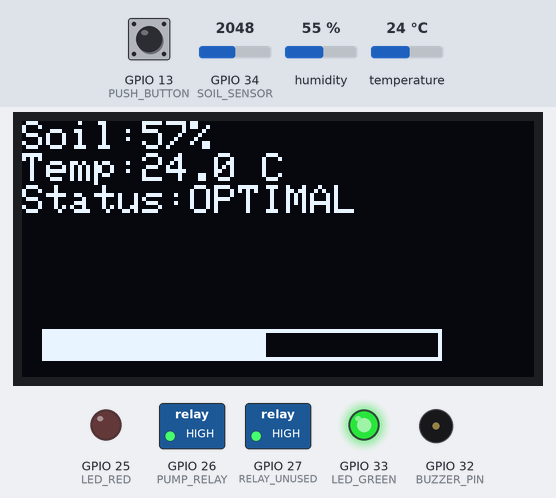
Bench run of a sketch on a simulated ESP32. Parts: 128×64 one-colour display, switched loads named in the sketch (green lamp = pin HIGH), output pins drawn as LEDs (lit = HIGH), buzzer (waves = sounding, pin HIGH). The test bench sets the inputs (shaded band); at power-on: GPIO 34 (SOIL_SENSOR) = 2048, GPIO 13 (PUSH_BUTTON) HIGH, temperature 24 °C, humidity 55 %. What the sketch prints to the serial monitor is not drawn.

Above: at 5.6 s.
5.7 s: GPIO 34 (SOIL_SENSOR) set to 2529
At 11.2 s:
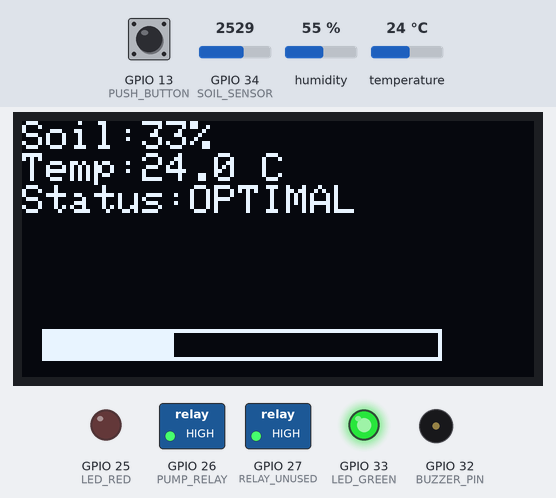
11.5 s: GPIO 34 (SOIL_SENSOR) set to 2635
At 16.2 s:
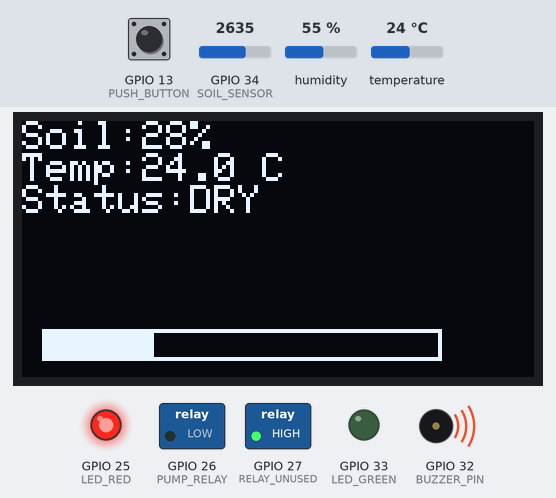
16.5 s: GPIO 34 (SOIL_SENSOR) set to 1228
At 21.2 s:
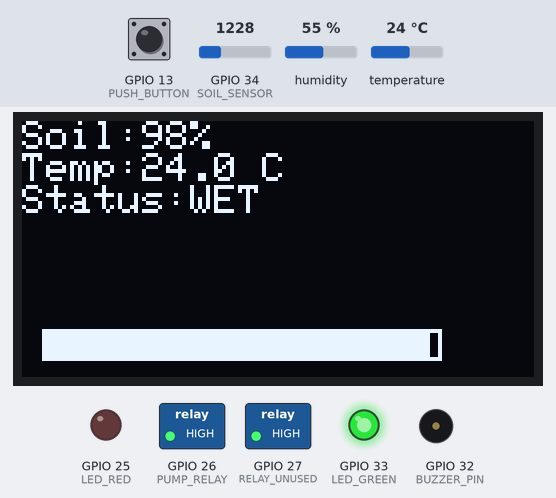
21.5 s: GPIO 13 (PUSH_BUTTON) pulled LOW for 0.15 s
At 22.4 s:
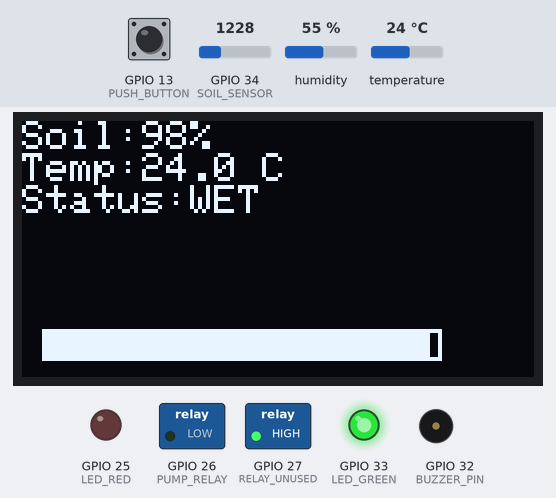
28.0 s: temperature set to 12 °C
At 31.2 s:
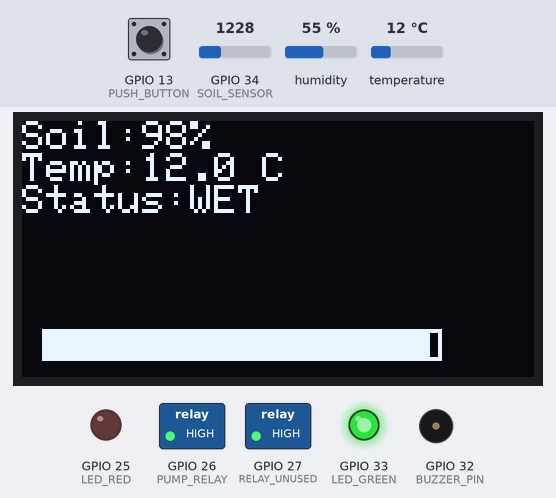
31.5 s: temperature set to 19 °C
Timing chart, 0 to 34.5 s (numbered marks = the images above; inputs shaded):
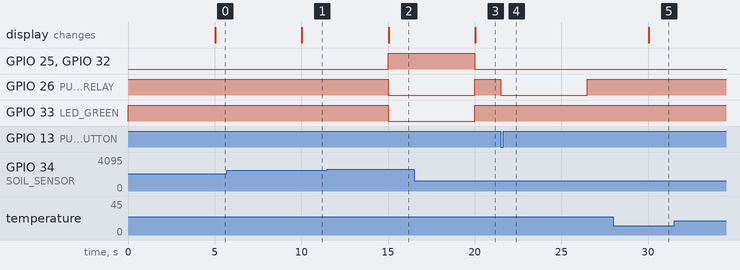

The sketch:

smart_plant_watering_monitor.ino
```cpp
/*************************************************
 Smart Plant Watering Monitor
 Rephrased Version
 IIT Jammu Summer School 2026
*************************************************/

#include <Wire.h>
#include <DHTesp.h>
#include <Adafruit_GFX.h>
#include <Adafruit_SSD1306.h>

// ---------------- OLED ----------------
#define OLED_WIDTH   128
#define OLED_HEIGHT   64

Adafruit_SSD1306 oled(OLED_WIDTH, OLED_HEIGHT, &Wire, -1);

// ---------------- DHT -----------------
DHTesp climate;

// ---------------- Pin Definitions ----------------
const int SOIL_SENSOR = 34;
const int DHT_SENSOR  = 4;

const int PUMP_RELAY  = 26;
const int RELAY_UNUSED = 27;

const int PUSH_BUTTON = 13;

const int LED_RED   = 25;
const int LED_GREEN = 33;

const int BUZZER_PIN = 32;

// ---------------- Calibration ----------------
const int DRY_SOIL = 3200;
const int WET_SOIL = 1200;

// ---------------- Variables ----------------
int moisture = 0;

float temp = 0;
float hum  = 0;

bool pumpState = false;
bool manualPump = false;

unsigned long previousMillis = 0;
unsigned long manualTimer = 0;

const unsigned long updateTime = 5000;

String plantCondition = "OPTIMAL";

// -------------------------------------------------

void setup()
{
  Serial.begin(115200);

  pinMode(PUMP_RELAY, OUTPUT);
  pinMode(RELAY_UNUSED, OUTPUT);

  pinMode(LED_RED, OUTPUT);
  pinMode(LED_GREEN, OUTPUT);

  pinMode(BUZZER_PIN, OUTPUT);

  pinMode(PUSH_BUTTON, INPUT_PULLUP);

  digitalWrite(PUMP_RELAY, HIGH);
  digitalWrite(RELAY_UNUSED, HIGH);

  digitalWrite(LED_RED, LOW);
  digitalWrite(LED_GREEN, HIGH);

  climate.setup(DHT_SENSOR, DHTesp::DHT11);

  Wire.begin(21,22);

  if(!oled.begin(SSD1306_SWITCHCAPVCC,0x3C))
  {
    Serial.println("OLED Initialization Failed");
    while(true);
  }

  oled.clearDisplay();
  oled.setTextColor(SSD1306_WHITE);
  oled.setTextSize(1);

  oled.setCursor(18,20);
  oled.println("Plant Monitor");
  oled.display();

  delay(2000);
}

// -------------------------------------------------

void loop()
{
  if(millis()-previousMillis >= updateTime)
  {
    previousMillis = millis();

    readValues();

    autoPumpControl();

    showOLED();

    serialOutput();
  }

  detectButton();

  manualPumpControl();
}

// -------------------------------------------------

void readValues()
{
  int sensorValue = analogRead(SOIL_SENSOR);

  moisture = map(sensorValue, DRY_SOIL, WET_SOIL, 0, 100);
  moisture = constrain(moisture,0,100);

  TempAndHumidity reading = climate.getTempAndHumidity();

  temp = reading.temperature;
  hum  = reading.humidity;
}

// -------------------------------------------------

void autoPumpControl()
{
  if(manualPump)
    return;

  if(moisture < 30 && !pumpState)
    pumpState = true;

  if(moisture > 40 && pumpState)
    pumpState = false;

  digitalWrite(PUMP_RELAY, pumpState ? LOW : HIGH);

  updateIndicators();
}

// -------------------------------------------------

void updateIndicators()
{
  if(moisture < 30)
  {
    plantCondition = "DRY";

    digitalWrite(LED_RED,HIGH);
    digitalWrite(LED_GREEN,LOW);
    digitalWrite(BUZZER_PIN,HIGH);
  }
  else if(moisture <= 70)
  {
    plantCondition = "OPTIMAL";

    digitalWrite(LED_RED,LOW);
    digitalWrite(LED_GREEN,HIGH);
    digitalWrite(BUZZER_PIN,LOW);
  }
  else
  {
    plantCondition = "WET";

    digitalWrite(LED_RED,LOW);
    digitalWrite(LED_GREEN,HIGH);
    digitalWrite(BUZZER_PIN,LOW);
  }
}

// -------------------------------------------------

void detectButton()
{
  static bool oldButton = HIGH;

  bool newButton = digitalRead(PUSH_BUTTON);

  if(oldButton == HIGH && newButton == LOW)
  {
    manualPump = true;

    manualTimer = millis();

    digitalWrite(PUMP_RELAY,LOW);

    Serial.println("Manual Watering Started");

    delay(200);
  }

  oldButton = newButton;
}

// -------------------------------------------------

void manualPumpControl()
{
  if(!manualPump)
    return;

  if(millis()-manualTimer >= 5000)
  {
    manualPump = false;

    digitalWrite(PUMP_RELAY,HIGH);

    Serial.println("Manual Watering Finished");
  }
}

// -------------------------------------------------

void showOLED()
{
  oled.clearDisplay();

  oled.setCursor(0,0);
  oled.print("Soil:");
  oled.print(moisture);
  oled.println("%");

  oled.print("Temp:");
  oled.print(temp,1);
  oled.println(" C");

  oled.print("Status:");
  oled.println(plantCondition);

  oled.drawRect(5,52,100,8,WHITE);

  int level = map(moisture,0,100,0,98);

  oled.fillRect(6,53,level,6,WHITE);

  oled.display();
}

// -------------------------------------------------

void serialOutput()
{
  Serial.print("SOIL:");
  Serial.print(moisture);
  Serial.print("% | ");

  Serial.print("TEMP:");
  Serial.print(temp);
  Serial.print(" C | ");

  Serial.print("HUM:");
  Serial.print(hum);
  Serial.print("% | ");

  Serial.print("STATUS:");
  Serial.println(plantCondition);
}
```

Measured:
- the behaviour switches between 2600 and 2601 on GPIO 34 (SOIL_SENSOR) (found by bisection; images 1 and 2)
- after the input at 5.7 s, the display: changes after 4.3 s (image 1)
- after the input at 11.5 s, GPIO 25 (LED_RED), GPIO 32 (BUZZER_PIN): LOW → HIGH after 3.5 s; GPIO 26 (PUMP_RELAY), GPIO 33 (LED_GREEN): HIGH → LOW after 3.5 s; the display: changes after 3.5 s (image 2)
- after the input at 16.5 s, GPIO 25 (LED_RED), GPIO 32 (BUZZER_PIN): HIGH → LOW after 3.5 s; GPIO 26 (PUMP_RELAY), GPIO 33 (LED_GREEN): LOW → HIGH after 3.5 s; the display: changes after 3.5 s (image 3)
- after the input at 21.5 s, GPIO 26 (PUMP_RELAY): HIGH → LOW at once, → HIGH 5.0 s later
- after the input at 28.0 s, the display: changes after 2.0 s (image 5)
